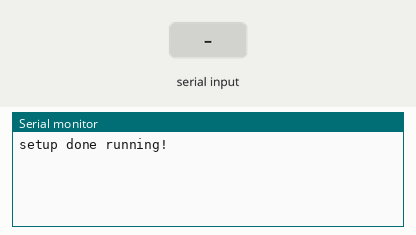
A sketch run on a simulated Arduino Uno, built with avr-gcc and run on an emulated ATmega328P. Shown: the last lines printed to the serial monitor. The test bench sets the inputs (shaded band).

Above: at 1.2 s.
1.3 s: "1" received over the second serial link
At 2.5 s:
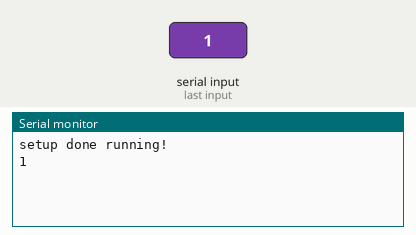
2.8 s: "0" received over the second serial link
At 3.9 s:
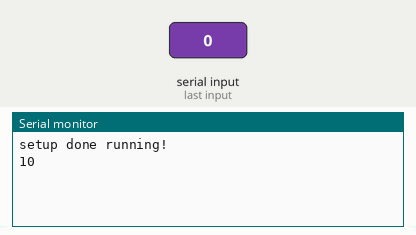

The sketch:

esp_serial_relay.ino
```cpp
#include <SoftwareSerial.h>

SoftwareSerial monitor_serial(2, 3); // RX, TX

void setup() {
    Serial.begin(9600);

    while(!Serial) {
      ; // we wait for serial port to connect. Needed for native USB support only.
    }

    monitor_serial.begin(115200);
    //sSerial.println("software serial!");

    Serial.println("setup done running!");
}

void loop() {

    //Serial.println("AT+GMR");
    //delay(100);

    while(Serial.available()) {
        monitor_serial.write(Serial.read());
    }

    while(monitor_serial.available()) {
        Serial.write(monitor_serial.read());
    }

    //Serial.println("end of loop");

}
```

Measured:
- after the input at 1.3 s, the serial monitor: prints a new line at once (image 1)
- after the input at 2.8 s, the serial monitor: prints a new line at once (image 2)
